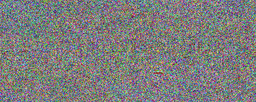
#> input picture 2020/angstromCTF/WackoImages/enc.png, 256 x 102 px, shrunk from 500 x 200 before the run
$ python solve.py
#> lines starting #> are read from the running program, lines starting #| are printed output that depends on the picture
from numpy import *
from PIL import Image

# a * x0 + b * y0 = gcd(a, b)
# return gcd(a,b), x0, y0
def egcd(a, b):
    (x0, x1, y0, y1) = (1, 0, 0, 1)
    while b != 0:
        (q, a, b) = (a // b, b, a % b)
        (x0, x1, y0, y1) = (x1, x0 - q * x1, y1, y0 - q * y1)
    return (a, x0, y0)

def modinv(a, mod):
    g, x, y = egcd(a, mod)
    if g != 1:
        raise Exception("Modinv does not exist")
    return x % mod

flag = Image.open(r"enc.png")
#> flag is the input picture: PIL image 256x102 RGBA; mean R, G, B, A 124.8, 125, 124.6, 255
img = array(flag)

key = [41, 37, 23]
key = [23, 37, 41]

a, b, c = img.shape
#> a = 102; b = 256; c = 4

for x in range (0, a):
    for y in range (0, b):
        pixel = img[x, y]
        for i in range(0,3):
            pixel[i] = (pixel[i] * modinv(key[i], 251)) % 251
        img[x][y] = pixel
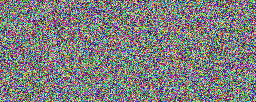
#> img: shape (102, 256, 4); mean R, G, B, A 125.6, 125.7, 125.6, 255

enc = Image.fromarray(img)
enc.save('dec.png')
